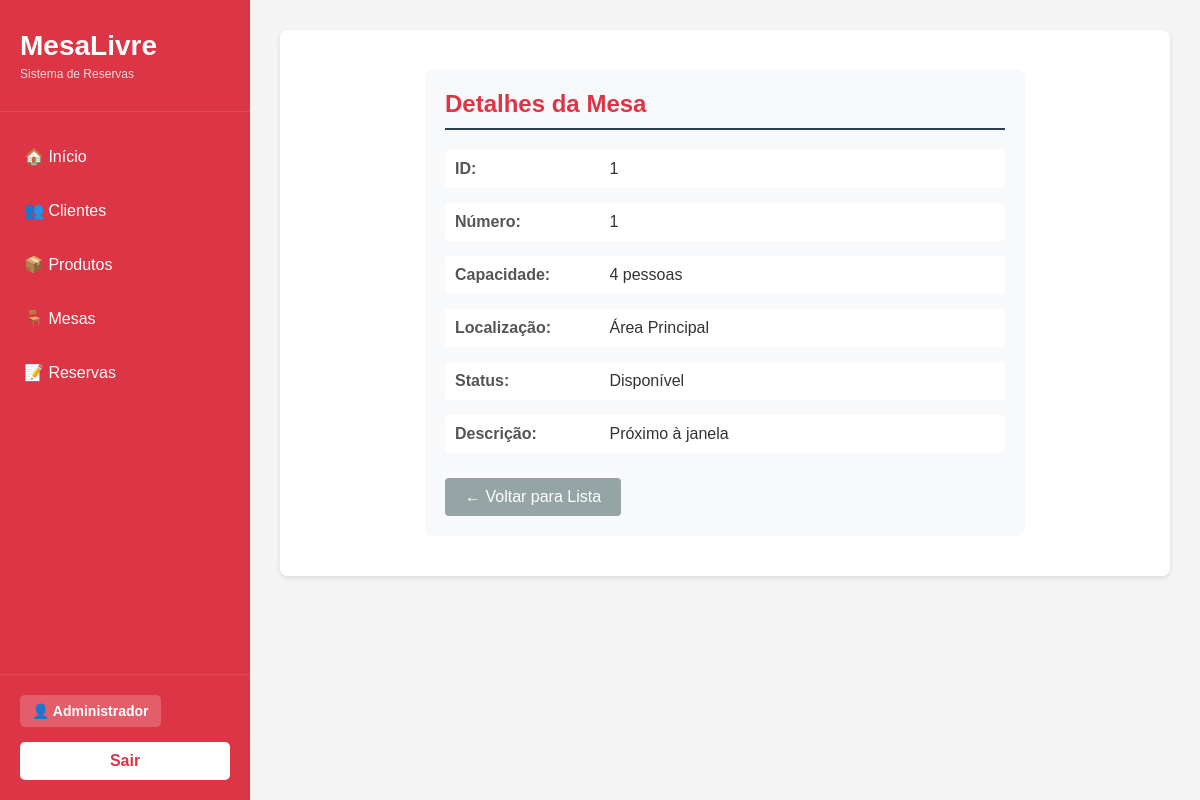
The app's page /MesaLivre/mesa.php?fun=exibir&id=1 (signed in), older data.
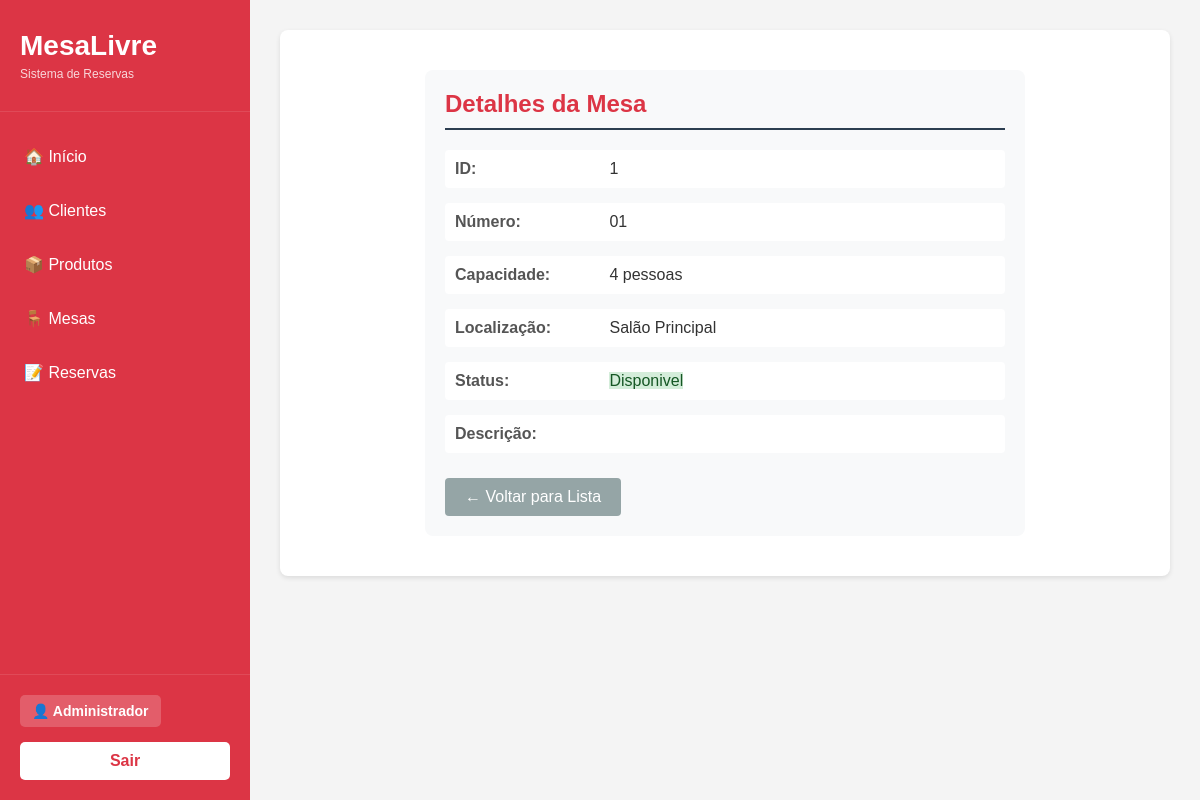
The same page, newer data.
### tables this page shows
CREATE TABLE mesas (

    id_mesa INT AUTO_INCREMENT PRIMARY KEY,

    numero VARCHAR(20) NOT NULL,

    capacidade INT NOT NULL,

    localizacao VARCHAR(60),

    status ENUM(
        'disponivel',
        'ocupada',
        'reservada',
        'limpeza',
        'manutencao'
    ) DEFAULT 'disponivel',

    descricao TEXT

);

### MesaLivre/controle/mesa/ExibirMesa_class.php (called while the page is built)
<?php
	include_once("modelo/mesa/MesaDAO_class.php");
	class ExibirMesa{
		public function __construct(){
			$dao = new MesaDAO();
			$m = $dao->exibir($_GET["id"]);
			include_once("visao/mesa/exibeMesa.php");
		}
	}
?>

### MesaLivre/modelo/mesa/MesaDAO_class.php (called while the page is built, shortened)
<?php
include_once "ConnectionFactory_class.php";
include_once "Mesa_class.php";
class MesaDAO {
    public function exibir($id) {
        try {
            $fabrica = new ConnectionFactory();
            $con = $fabrica->getConnection();
            $stmt = $con->prepare("SELECT * FROM mesas WHERE id_mesa = :id");
            $stmt->bindValue(':id', $id);
            $stmt->execute();
            $dado = $stmt->fetchAll(PDO::FETCH_ASSOC);
            $m = new Mesa();
            $m->setIdMesa($dado[0]["id_mesa"]);
            $m->setNumero($dado[0]["numero"]);
            $m->setCapacidade($dado[0]["capacidade"]);
            $m->setLocalizacao($dado[0]["localizacao"]);
            $m->setStatus($dado[0]["status"]);
            $m->setDescricao($dado[0]["descricao"]);
            return $m;
        } catch (PDOException $ex) {
            echo "Erro ao exibir mesa: " . $ex->getMessage();
        }
    }
}
?>

### MesaLivre/modelo/ConnectionFactory_class.php (called while the page is built, shortened)
<?php
if(!class_exists('ConnectionFactory')){
	class ConnectionFactory{
		public $dbType = "mysql";
		public $host = "localhost";
		public $user = "root";
		public $senha = "";
		public $db = "mesalivre";
		public $persistente = false;
		public function getConnection(){
			try{
				$this->con = new PDO(
					$this->dbType.":host=".$this->host.";dbname=".$this->db,
					$this->user,
					$this->senha,
					array(PDO::ATTR_PERSISTENT => $this->persistente,
					PDO::ATTR_ERRMODE => PDO::ERRMODE_EXCEPTION)
				);
				return $this->con;
			}
			catch(PDOException $ex){
				echo "Erro: " . $ex->getMessage();
			}
		}
	}
}
?>

### MesaLivre/modelo/mesa/Mesa_class.php (called while the page is built, shortened)
<?php
class Mesa{
    private $id_mesa;
    private $numero;
    private $capacidade;
    private $localizacao;
    private $status;
    private $descricao;
    public function getIdMesa(){
        return $this->id_mesa;
    }
    public function setIdMesa($id_mesa){
        $this->id_mesa = $id_mesa;
    }
    public function getNumero(){
        return $this->numero;
    }
    public function setNumero($numero){
        $this->numero = $numero;
    }
    public function getCapacidade(){
        return $this->capacidade;
    }
    public function setCapacidade($capacidade){
        $this->capacidade = $capacidade;
    }
    public function getLocalizacao(){
        return $this->localizacao;
    }
    public function setLocalizacao($localizacao){
        $this->localizacao = $localizacao;
    }
    public function getStatus(){
        return $this->status;
    }
    public function setStatus($status){
        $this->status = $status;
    }
    public function getDescricao(){
        return $this->descricao;
    }
    public function setDescricao($descricao){
        $this->descricao = $descricao;
    }
}
?>

### MesaLivre/visao/mesa/exibeMesa.php (the view)
<div class="detail-box">
    <h2>Detalhes da Mesa</h2>
    <div class="detail-item">
        <span class="detail-label">ID:</span>
        <span class="detail-value"><?php echo $m->getIdMesa(); ?></span>
    </div>
    <div class="detail-item">
        <span class="detail-label">Número:</span>
        <span class="detail-value"><?php echo $m->getNumero(); ?></span>
    </div>
    <div class="detail-item">
        <span class="detail-label">Capacidade:</span>
        <span class="detail-value"><?php echo $m->getCapacidade(); ?> pessoas</span>
    </div>
    <div class="detail-item">
        <span class="detail-label">Localização:</span>
        <span class="detail-value"><?php echo $m->getLocalizacao(); ?></span>
    </div>
    <div class="detail-item">
        <span class="detail-label">Status:</span>
        <span class="detail-value status-<?php echo strtolower(str_replace('ã', 'a', $m->getStatus())); ?>"><?php echo ucfirst($m->getStatus()); ?></span>
    </div>
    <div class="detail-item">
        <span class="detail-label">Descrição:</span>
        <span class="detail-value"><?php echo $m->getDescricao(); ?></span>
    </div>
    <a href="mesa.php?fun=listar" class="btn-back">← Voltar para Lista</a>
</div>

Row changes from the older to the newer data that the page shows:
changed mesas id 1: numero "1" → "01"; localizacao "Área Principal" → "Salão Principal"; status "Disponível" → "Disponivel"; descricao "Próximo à janela" → (not shown)
